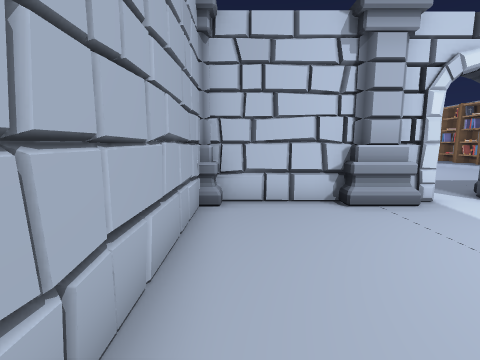
View 1 (above)

15 first-person views from a walk through a 3-D level made in the Unity game engine. The camera is 1.5 m above the floor, tilts 8° down and sees 85° across. The floor is counted in squares, 1 m on a side. Each view is taken from the middle of a square. On the plan, view 1 faces up. The plan holds only what a view shows up to about 14 squares ahead; the rest is blank. The place goes on beyond the plan. The player is left out. Some animated figures are left out. Door leaves are left out, so doorways stand open.

View 2
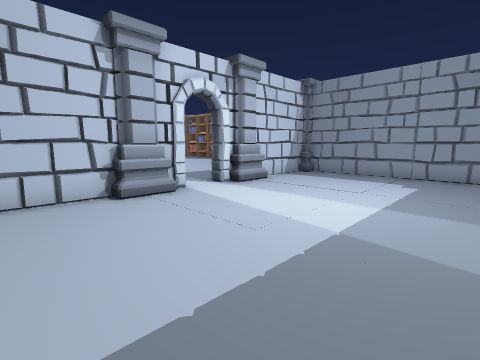

View 3
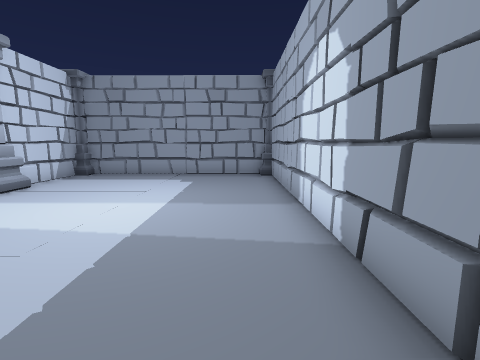

View 4
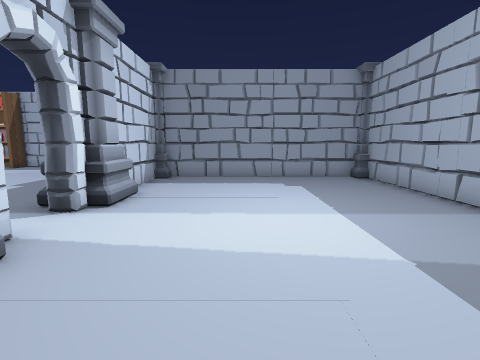

View 5
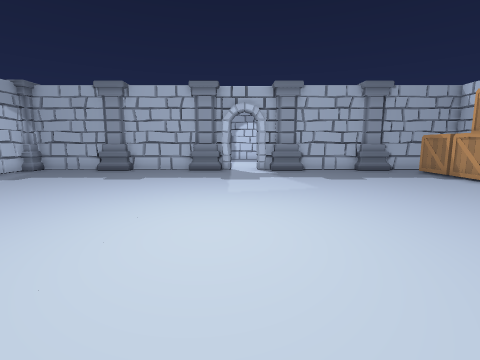

View 6
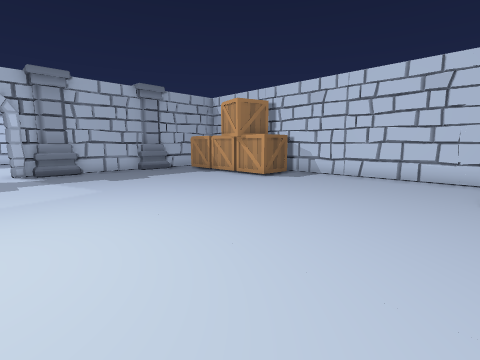

View 7
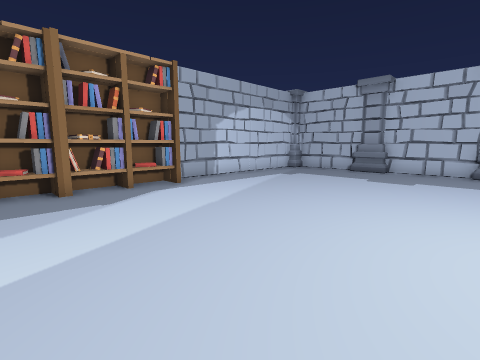

View 8
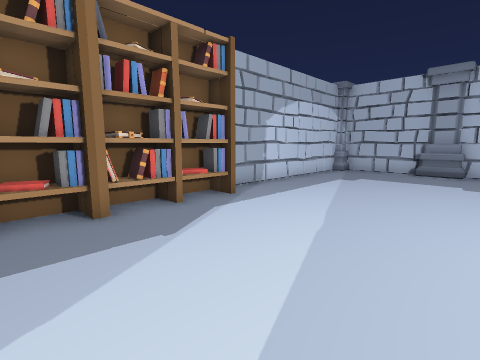

View 9
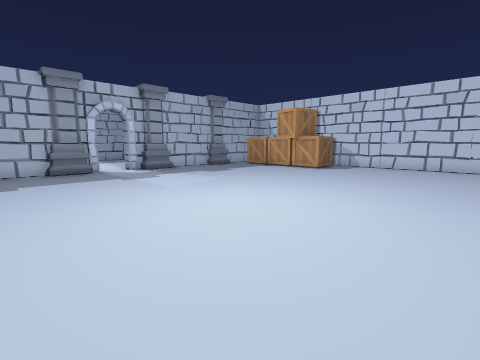

View 10
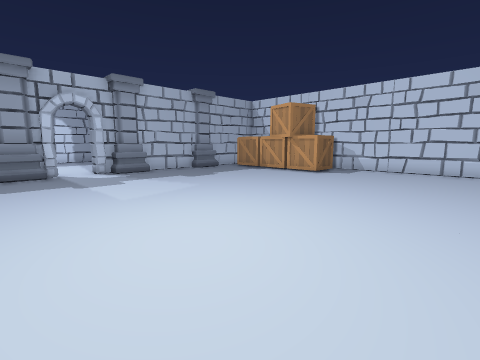

View 11
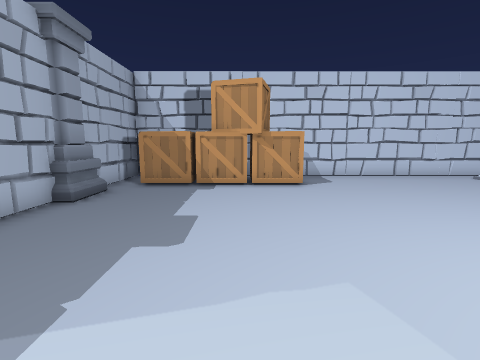

View 12
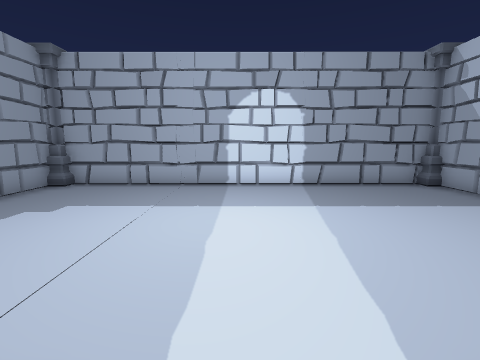

View 13
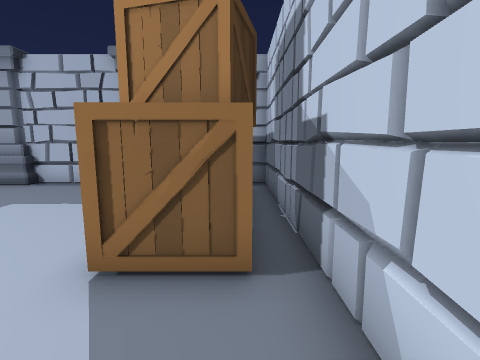

View 14
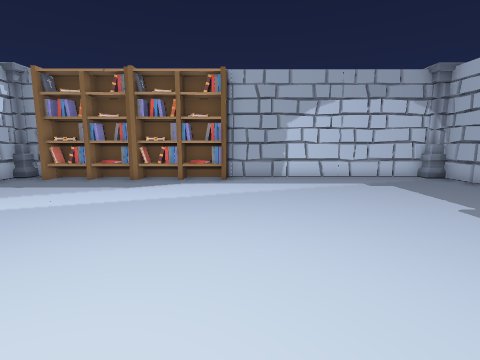

View 15
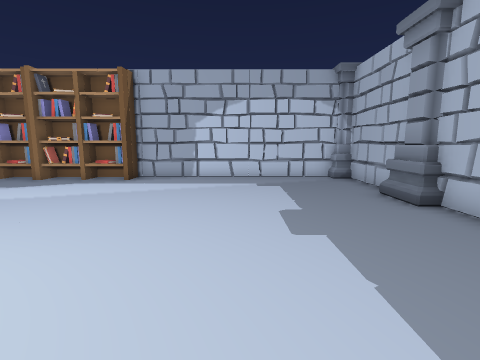

### Floor plan
Points are (right, up) in squares from view 1. A wall is a line through its corners. A room is listed if a view was taken in it or the views show most of it. See-through windows are left out.
Room 1 (views 1, 2, 3, 4)
walls: (5, 6.6) (4.4, 6.6); (2.9, 6.6) (-0.5, 6.6); (12.8, 3.9) (12.3, 4.3); (12.8, -0.7) (12.5, -0.4); (13, 5.3) (12.4, 5.5); (12.6, -2.2) (12.6, 6.4); (12.4, 6.6) (6.4, 6.6); (-1, 6.2) (-1, -2.5) (12.4, -2.5)
ways out: open door at (6.7, 6.3) to room 2
objects: column (3, 6) to (4, 7); column (8, 6) to (8, 7); column (12, -2)
Room 2 (views 5, 6, 7, 8, 9, 10, 11, 12, 13, 14, 15)
walls: (4.5, 7.3) (5, 7.3); (8.5, 7.3) (12.4, 7.3); (6.4, 6.6) (6.6, 7.3) (7.4, 7.3); (6.6, 6.6) (6.5, 6.8) (6.6, 7.3); (-0.5, 7.3) (2.9, 7.3); (13.5, 7.3) (17.4, 7.3); (17.6, 7.8) (17.6, 16.6); (-6, 22.5) (-6, 7.3) (-2, 7.3)
ways out: open door at (6.7, 6.3) to room 1
objects: box (-5, 9) to (-4, 10); box (-5, 11) to (-4, 11); box (-5, 12) to (-4, 12); box (-5, 13) to (-4, 13); box (-5, 14) to (-4, 14); column (-1, 7); column (13, 7); column (17, 8); books (17, 17) to (17, 19); books (17, 20) to (17, 22)

Where each view was taken, in squares from view 1:
view 1: 0 up, 0 right, facing up
view 2: 1 down, 0 right, facing up-right
view 3: 1 down, 0 right, facing right
view 4: 3 up, 1 right, facing right
view 5: 22 up, 6 right, facing down
view 6: 22 up, 6 right, facing down-left
view 7: 22 up, 8 right, facing down-right
view 8: 22 up, 11 right, facing down-right
view 9: 22 up, 11 right, facing down-left
view 10: 21 up, 9 right, facing down-left
view 11: 12 up, 6 right, facing left
view 12: 7 up, 6 right, facing down
view 13: 17 up, 5 left, facing down
view 14: 16 up, 6 right, facing right
view 15: 12 up, 6 right, facing right
